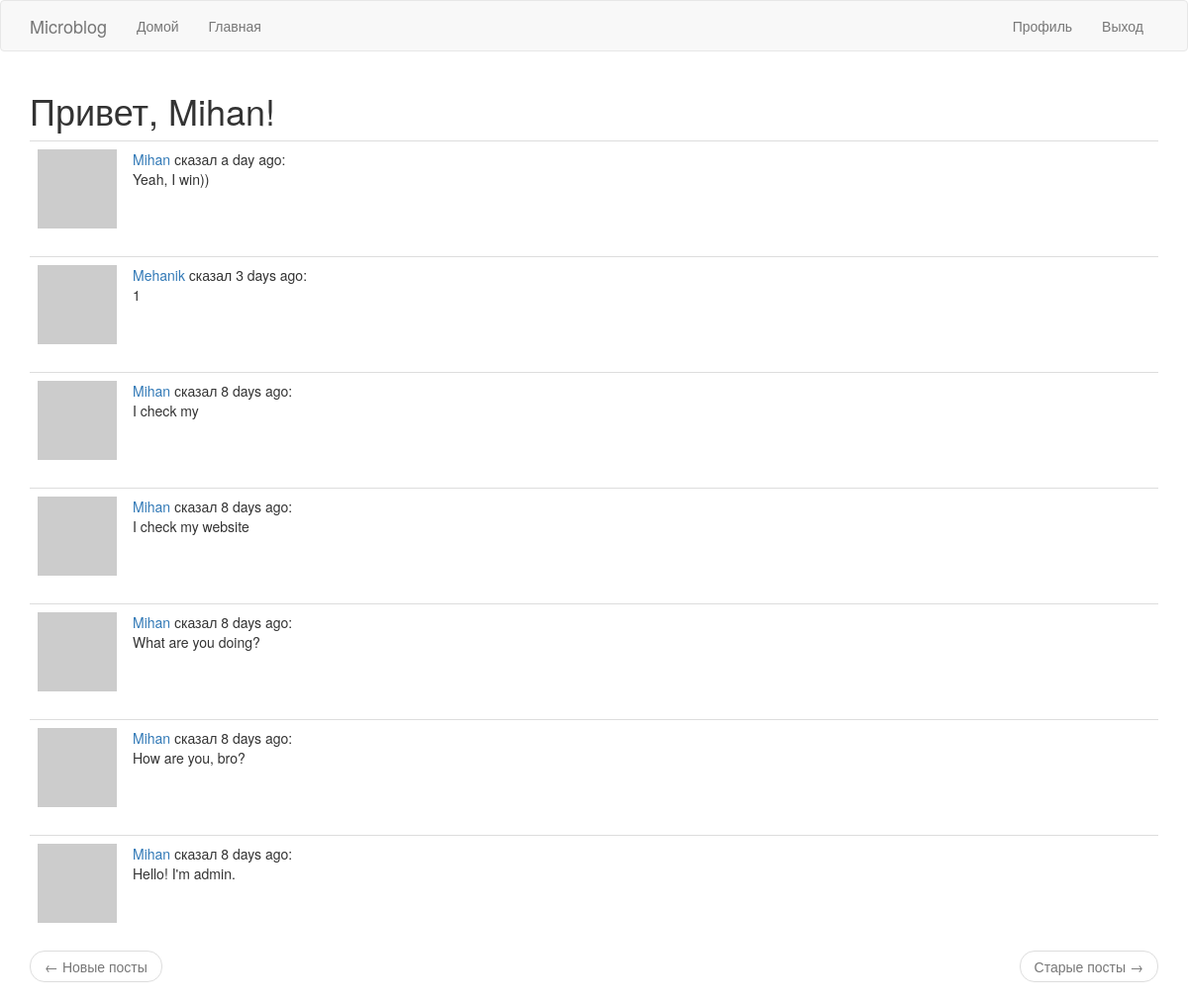
The page /explore (signed in) on the database its author committed.
### app/models.py (models this page shows, shortened)
class User(UserMixin, db.Model):  # таблица пользователей в БД
    id = db.Column(db.Integer, primary_key=True)
    username = db.Column(db.String(64), index=True, unique=True)
    email = db.Column(db.String(120), index=True, unique=True)
    password_hash = db.Column(db.String(128))
    posts = db.relationship('Post', backref='author', lazy='dynamic')
    about_me = db.Column(db.String(140))
    last_seen = db.Column(db.DateTime, default=datetime.utcnow)
    followed = db.relationship(
        'User', secondary=followers,  # secondary - таблица конфигураций
        primaryjoin=(followers.c.follower_id == id),  # условие связывающее с левой стороны(follower)
        secondaryjoin=(followers.c.followed_id == id),  # условие связывающее с правой стороны(followed)
        backref=db.backref('followers', lazy='dynamic'), lazy='dynamic'
    )
    def avatar(self, size):  # изображение аватара
        digest = md5(self.email.lower().encode(
            'utf-8')).hexdigest()  # конвертирование почты в нижний регистр, далее в 16-ю строку
        return 'https://www.gravatar.com/avatar/{}?d=identicon&s={}'.format(digest, size)

class Post(db.Model):  # таблица постов в БД
    id = db.Column(db.Integer, primary_key=True)
    body = db.Column(db.String(140))
    timestamp = db.Column(db.DateTime, index=True, default=datetime.utcnow)
    user_id = db.Column(db.Integer, db.ForeignKey('user.id'))

### app/main/routes.py (the view)
@bp.route('/explore')
@login_required
def explore():  # логика страницы с постами от всех пользователей
    page = request.args.get('page', 1, type=int)  # логика нумерации страниц
    posts = Post.query.order_by(Post.timestamp.desc()).paginate(page, current_app.config['POSTS_PER_PAGE'],
                                                                False)  # логика отображение постов
    next_url = url_for('main.explore', page=posts.next_num) \
        if posts.has_next else None
    prev_url = url_for('main.explore', page=posts.prev_num) \
        if posts.has_prev else None
    return render_template('index.html', title='Explore', posts=posts.items, next_url=next_url, prev_url=prev_url)

### app/main/routes.py (called while the page is built)
@bp.before_request  # последняя активность пользователя
def before_request():  # логика последней активности пользователя
    if current_user.is_authenticated:  # проверка на авторизацию
        current_user.last_seen = datetime.utcnow()
        db.session.commit()

### app/models.py (called while the page is built)
@login.user_loader  # регистрирование пользовательского загрузчика
def load_user(id):
    return User.query.get(int(id))

### app/templates/index.html (shortened to what this page needs)
{% extends "base.html" %}
{% import 'bootstrap/wtf.html' as wtf %}
{% block app_content %}
    <h1>Привет, {{ current_user.username }}!</h1>
    {% for post in posts %}
        {% include '_post.html' %}
    {% endfor %}
    <nav aria-label="...">
        <ul class="pager">
            <li class="previous{% if not prev_url %} disabled{% endif %}">
                <a href="{{ prev_url or '#' }}">
                    <span aria-hidden="true">&larr;</span> Новые посты
                </a>
            </li>
            <li class="next{% if not next_url %} disabled{% endif %}">
                <a href="{{ next_url or '#' }}">
                    Старые посты <span aria-hidden="true">&rarr;</span>
                </a>
            </li>
        </ul>
    </nav>
{% endblock %}

### app/templates/_post.html
<table class="table table-hover">
  <tr valign="top">
      <td width="70px">
          <a href="{{ url_for('main.user', username=post.author.username) }}">
              <img src="{{ post.author.avatar(36) }}">
          </a>
      </td>
      <td>
          <a href="{{ url_for('main.user', username=post.author.username) }}">
              {{ post.author.username }}
          </a>
          сказал {{ moment(post.timestamp).fromNow() }}:
          <br>
          {{ post.body }}
      </td>
  </tr>
</table>

### rows shown on the page
User: username "Mihan"
Post: author.username "Mihan", timestamp "a day ago", body "Yeah, I win))"
Post: author.username "Mehanik", timestamp "3 days ago", body "1"
Post: author.username "Mihan", timestamp "8 days ago", body "I check my"
Post: author.username "Mihan", timestamp "8 days ago", body "I check my website"
Post: author.username "Mihan", timestamp "8 days ago", body "What are you doing?"
Post: author.username "Mihan", timestamp "8 days ago", body "How are you, bro?"
Post: author.username "Mihan", timestamp "8 days ago", body "Hello! I'm admin."
